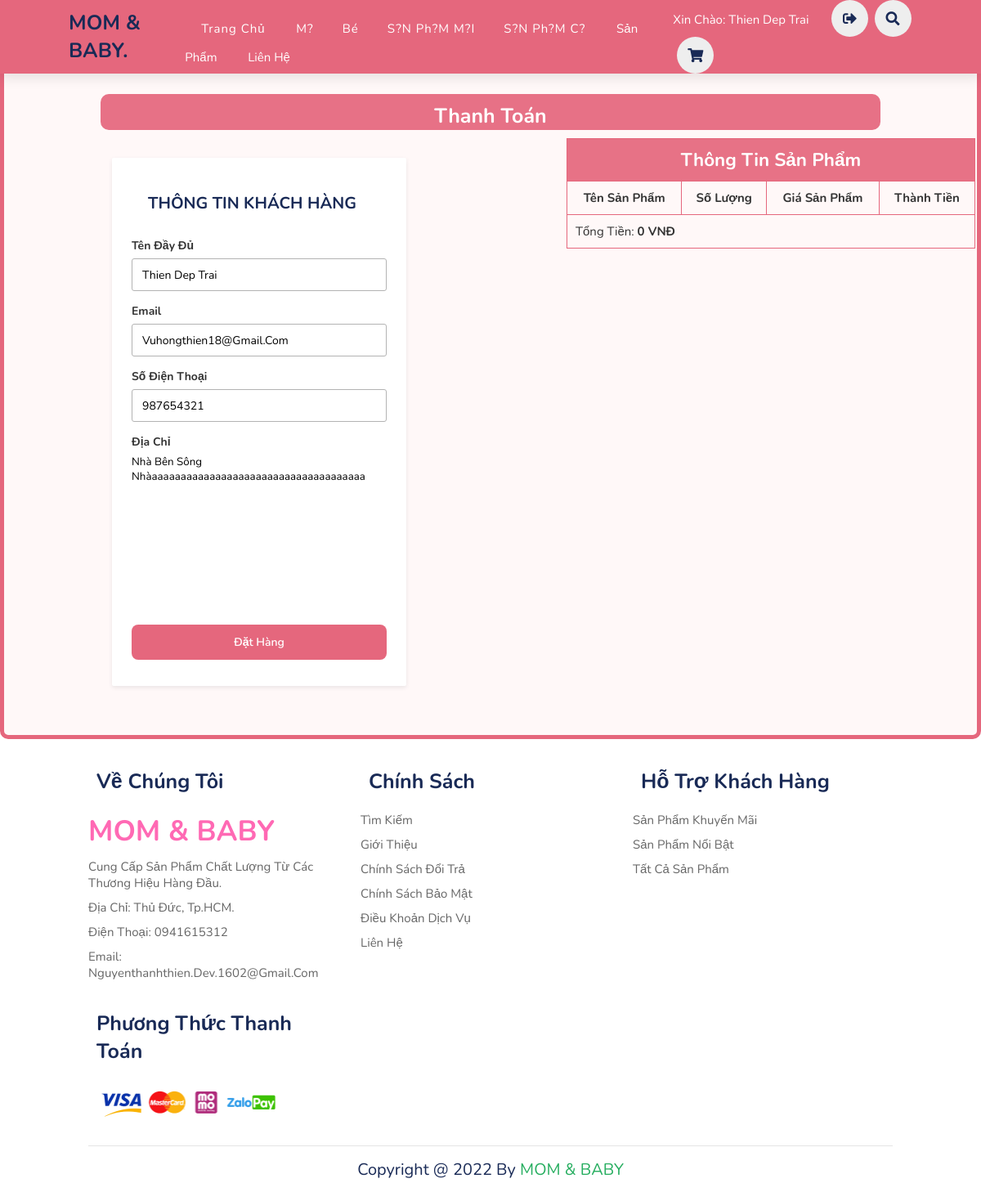
Screenshot of /index_user_dathang.php (signed in) with the database file from the repository.
### tables this page shows
CREATE TABLE `danhmuc1` (
  `ID_danhmuc1` int(10) UNSIGNED NOT NULL,
  `tendanhmuc1` varchar(145) DEFAULT NULL,
  `sapxep` int(10) UNSIGNED DEFAULT NULL,
  `visiblemenu1` tinyint(3) UNSIGNED DEFAULT NULL,
  `keyword` varchar(145) DEFAULT NULL,
  `visible1` tinyint(3) UNSIGNED DEFAULT NULL
);

CREATE TABLE `thanhvien` (
  `ID_thanhvien` int(10) UNSIGNED NOT NULL,
  `hoten` varchar(145) DEFAULT NULL,
  `diachi` varchar(245) DEFAULT NULL,
  `email` varchar(145) DEFAULT NULL,
  `dienthoai` varchar(45) DEFAULT NULL,
  `ngaydangky` datetime DEFAULT NULL,
  `username` varchar(145) DEFAULT NULL,
  `password` varchar(245) DEFAULT NULL,
  `accesslevel` tinyint(3) UNSIGNED DEFAULT 2,
  `active` tinyint(3) UNSIGNED DEFAULT 0,
  `randomkey` varchar(45) NOT NULL
);

### index_user_dathang.php (called while the page is built, shortened)
<?php
    require ("pages/header.php");
	require ("donhang.php");
    require ("pages/footer.php");
?>

### donhang.php (the view, shortened to what this page needs)
<?php
include "connect.php";
?>
<div class="comment">
	<link rel="stylesheet" href="https://unpkg.com/swiper/swiper-bundle.min.css" />
	<link rel="stylesheet" href="./main.css">
<section class="khung" >
  <div class="menu">
    <div class="tieude">
      <h3 class="sub-heading">Thanh toán</h3>
    </div>
    <div class="giua">
      <form action="back_end_user/dathang.php" method="POST" class="form" id="form-1">
        <h3 class="heading">Thông tin khách hàng</h3>
        <?php
		  $ID = $_SESSION['ID'];
		 $sql = "select * from thanhvien where ID_thanhvien=$ID";
  $kq = mysqli_query( $conn, $sql );
		  foreach ( $kq as $item ) {}
		  ?>
        <div class="form-group">
          <label for="fullname" class="form-label">Tên đầy đủ</label>
          <input id="fullname" name="hoten" type="text" value="<?= $item['hoten']?>"  class="form-control">
        </div>
        <div class="form-group">
          <label for="email" class="form-label">Email</label>
          <input id="email" name="email" type="text" value="<?= $item['email']?>"  class="form-control">
        </div>
        <div class="form-group">
          <label for="email" class="form-label">Số điện thoại</label>
          <input id="email" name="sodienthoai" type="text" value="<?= $item['dienthoai']?>" class="form-control">
        </div>
        <div class="form-group">
          <label for="fullname" class="form-label">Địa chỉ</label>
          <textarea name="diachi" rows="10" width="100%"  style="resize: none"><?= $item['diachi']?></textarea>
        </div>
        <input type="submit" class="form-submit" name="dathang" value="Đặt hàng"/>
      </form>
      <table class="thongtinsanpham" style="width: 500px; text-align: center; border-collapse: collapse;"border="1">
		  <tr>
          <td colspan="7" style="background-color: #e77286;"><h2><b><p style="text-align: center; color: white;">Thông tin sản phẩm </p></b></h2>
          </td>
        </tr>
        <tr>
          <th>Tên sản phẩm</th>
          <th>Số lượng</th>
          <th>Giá sản phẩm</th>
          <th>thành tiền</th>
        </tr>
        <?php
		  $tongtien=0;
          ?>
        <tr>
          <td colspan="7"><p style="float: left; ">Tổng tiền: <b><?php echo number_format($tongtien,0,',','.').' VNĐ'  ?></b> </p>
          </td>
        </tr>
      </table>
      <div class="tt">
      </div>
    </div>
  </div>
</section>

### pages/header.php (shortened to what this page needs)
<?php
include( "connect.php" );
?>
<!DOCTYPE html>
<html lang="en">
<head>
<link rel="stylesheet" href="https://unpkg.com/swiper/swiper-bundle.min.css" />
<link rel="stylesheet" href="https://cdnjs.cloudflare.com/ajax/libs/font-awesome/5.15.3/css/all.min.css">
<link rel="stylesheet" href="css/style.css">
<link rel="stylesheet" href="css/header.css">
<link rel="stylesheet" href="css/search.css">
<link rel="stylesheet" href="css/home.css">
<link rel="stylesheet" href="css/menu.css">
<link rel="stylesheet" href="css/footer.css">
<link rel="stylesheet" href="css/loader.css">
</head>
<body>
<header> <a href="index.php" class="logo">MOM & BABY.</a>
  <nav class="navbar" >
    <ul class="menu">
      <li><a href="index.php">Trang chủ</a> </li>
    </ul>
    <?php
    $query = 'SELECT * FROM `danhmuc1` where `visiblemenu1` = 1 ';
    $result = mysqli_query( $conn, $query );
    echo '<ul class="menu">';
    foreach ( $result as $item ) {
      echo '<li><a href="sanphamdanhmuclon/'.$item['keyword'].'" >' . $item[ 'tendanhmuc1' ] . '</a>';
      echo '</li>';
    }
    echo '</ul>';
    ?>
	  <a href="index_user_dmsanpham.php">Sản phẩm</a>
    <a href="#">Liên hệ</a>
	</nav>
  <div class="icons">
	  <?php
                if (isset($_SESSION['thanhvien']) && $_SESSION['thanhvien']){
                    echo '  <label class="session">Xin chào: '.$_SESSION['thanhvien'].'</label>
					 <a href="xylylogout.php" class="fas fa-sign-out-alt"></a>
					'; }
	  			else{ echo '<a href="dangnhap.php" class="fas fa-user"></a>';}?>
	  <i class="fas fa-search" id="search-icon"></i>
	  <a href="index_user_giohang.php" class="fas fa-shopping-cart">
		  ?></a>
	</div>
</header>

### pages/footer.php
<section class="footer">
    <div class="box-container">
        <div class="box">
            <h3>Về chúng tôi</h3>
            <h1>MOM & BABY</h1>
            <p>Cung cấp sản phẩm chất lượng từ các thương hiệu hàng đầu.</p>
            <p>Địa chỉ: Thủ Đức, Tp.HCM.</p>
            <p>Điện thoại: 0941615312</p>
            <p>Email: nguyenthanhthien.dev.1602@gmail.com</p>
        </div>
        <div class="box">
            <h3>Chính sách</h3>
            <a href="#">Tìm kiếm</a>
            <a href="#">Giới thiệu</a>
            <a href="#">Chính sách đổi trả</a>
            <a href="#">Chính sách bảo mật</a>
            <a href="#">Điều khoản dịch vụ</a>
            <a href="#">Liên hệ</a>
        </div>
        <div class="box">
            <h3>Hỗ trợ khách hàng</h3>
            <a href="#">Sản phẩm khuyến mãi</a>
            <a href="#">Sản phẩm nổi bật</a>
            <a href="#">Tất cả sản phẩm</a>
        </div>
        <div class="box">
            <h3>Phương thức thanh toán</h3>
            <a href="https://momo.vn/" target="_blank" title="Phương thức thanh toán">
		        <img class=" img" src="images/footer_trustbadge.jpg" alt="Phương thức thanh toán" width="245" height="53">
	        </a>
        </div>
    </div>
    <div class="credit"> copyright @ 2022 by <span>MOM & BABY</span> </div>
</section>

### css/style.css (style rules this page uses)
:root { --green:#27ae60; --black:#192a56; --light-color:#666; --box-shadow:0 .5rem 1.5rem rgba(0,0,0,.1); }
* { font-family: 'Nunito', sans-serif; margin:0; padding:0; box-sizing: border-box; text-decoration: none; outline: none; border:none; text-transform: capitalize; transition: all .2s linear; }
html { font-size: 62.5%; overflow-x: hidden; scroll-padding-top: 5.5rem; scroll-behavior: smooth; }

### css/header.css (style rules this page uses)
* { padding: 0px; margin: 0px; }
body { background-color: #ffffff; margin: auto; }
header { position: fixed; top:0; left: 0; right:0; background: #e5677d; padding: 0px; padding-left: 7%; padding-right: 7%; display: flex; align-items: center; justify-content: space-between; z-index: 1000; box-shadow: var(--box-shadow); }
header .logo { color:var(--black); font-size: 2.5rem; font-weight: bolder; }
header .navbar a { font-size: 1.7rem; border-radius: .5rem; padding:10px; padding-left: 10px; color: white; }
header .icons i, header .icons a { cursor: pointer; margin-left: .5rem; height:4.5rem; line-height: 4.5rem; width:4.5rem; text-align: center; font-size: 1.7rem; color:var(--black); border-radius: 50%; background: #eee; }
nav ul li a { display: block; padding: 30px 20px; color: #222; font-size: .9em; letter-spacing: 1px; text-decoration: none; }

### css/menu.css (style rules this page uses)
section { padding:2rem 9%; }
section:nth-child(even) { background:#eee; }
.sub-heading { text-align: center; color: #ffffff; border-radius: 10px; font-size: 5rem; background: #eb5b6ff5; padding-top: 1rem; }
.heading { text-align: center; color:var(--black); font-size: 3rem; padding-bottom: 2rem; text-transform: uppercase; }
h3 { margin: 10px; color: var(--black); font-size: 15px; }

### css/footer.css (style rules this page uses)
.footer .box-container { display: grid; grid-template-columns: repeat(auto-fit, minmax(25rem, 1fr)); gap:1.5rem; }
.footer .box-container .box h1 { padding:.5rem 0; font-size: 3.5rem; color: hotpink; }
.footer .box-container .box h3 { padding:.5rem 0; font-size: 2.5rem; color:var(--black); }
.footer .box-container .box p { display: block; padding:.5rem 0; font-size: 1.5rem; color:var(--light-color); }
.footer .box-container .box a { display: block; padding:.5rem 0; font-size: 1.5rem; color:var(--light-color); }
.footer .credit { text-align: center; border-top: .1rem solid rgba(0,0,0,.1); font-size: 2rem; color:var(--black); padding:.5rem; padding-top: 1.5rem; margin-top: 1.5rem; }
.footer .credit span { color:var(--green); }

### main.css (style rules this page uses)
* { padding: 0; margin: 0; box-sizing: border-box; }
html { color: #333; font-size: 62.5%; font-family: "Open Sans", sans-serif; }
.form { width: 360px; min-height: 100px; padding: 32px 24px; text-align: center; background: #fff; border-radius: 2px; margin: 24px; align-self: center; box-shadow: 0 2px 5px 0 rgba(51, 62, 73, 0.1); }
.form .heading { font-size: 2rem; }
.form-group { display: flex; margin-bottom: 16px; flex-direction: column; }
.form-label, .form-message { text-align: left; }
.form-label { font-weight: 700; padding-bottom: 6px; line-height: 1.8rem; font-size: 1.4rem; }
.form-control { height: 40px; padding: 8px 12px; border: 1px solid #b3b3b3; border-radius: 3px; outline: none; font-size: 1.4rem; }
.form-submit { outline: none; background-color: #e5677d; margin-top: 12px; padding: 12px 16px; font-weight: 600; color: #fff; border: none; width: 100%; font-size: 14px; border-radius: 8px; cursor: pointer; }

### pages/header.php (style rules this page uses)
nav ul { list-style: none; position: sticky; display: inline-flex; }
header .navbar a { font-size: 1.5rem; border-radius: .5rem; padding: 15px; padding-left: 20px; color: white; }
label.session { color: white; font-size: 15px; margin-right: 20px; }

### donhang.php (style rules this page uses)
.khung { margin-top: 80px; height: auto; background-color: white; border-radius: 10px; border: 5px solid #e5677d; }
.heading { text-align: left; color: var(--black); font-size: 2rem; padding-left: 10px; padding-bottom: 2rem; text-transform: uppercase; }
.sub-heading { text-align: center; color: #ffffff; font-size: 2.5rem; border-radius: 10px; background: #e5677deb; padding-top: 1rem; border-radius: 10px; }
.tt { height: 185px; overflow: auto; }
section:nth-child(even) { background: #ffcfcf26; }
td, th { border: 1px solid #e5677d; height: 40px; font-size: 15px; padding: 10px; }
.form { float: left; }
.thongtinsanpham { float: right; }
.giua { height: 640px; margin-bottom: 70px; width: 1080px; margin-top: 10px; margin-left: auto; margin-right: auto; }

### rows the page displays
danhmuc1: tendanhmuc1 "M?"
danhmuc1: tendanhmuc1 "Bé"
danhmuc1: tendanhmuc1 "S?n Ph?m M?i"
danhmuc1: tendanhmuc1 "S?n Ph?m C?"
thanhvien: hoten "thien dep trai", email "vuhongthien18@gmail.com", sodienthoai "987654321", diachi "nhà bên sông nhàaaaaaaaaaaaaaaaaaaaaaaaaaaaaaaaaaaaaa"

### other values shown
$_SESSION['thanhvien'] "Thien Dep Trai"
$tongtien "0"
